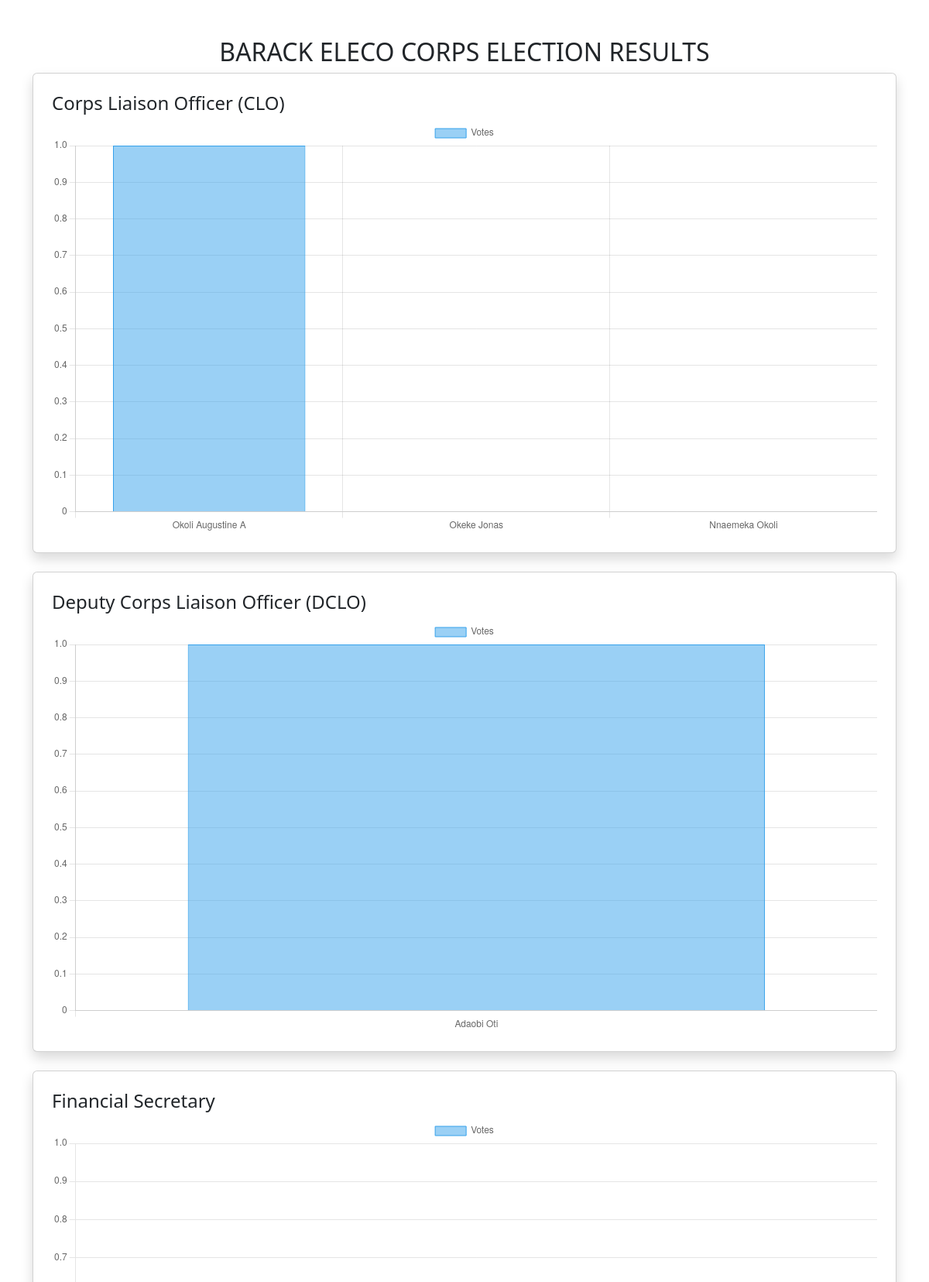
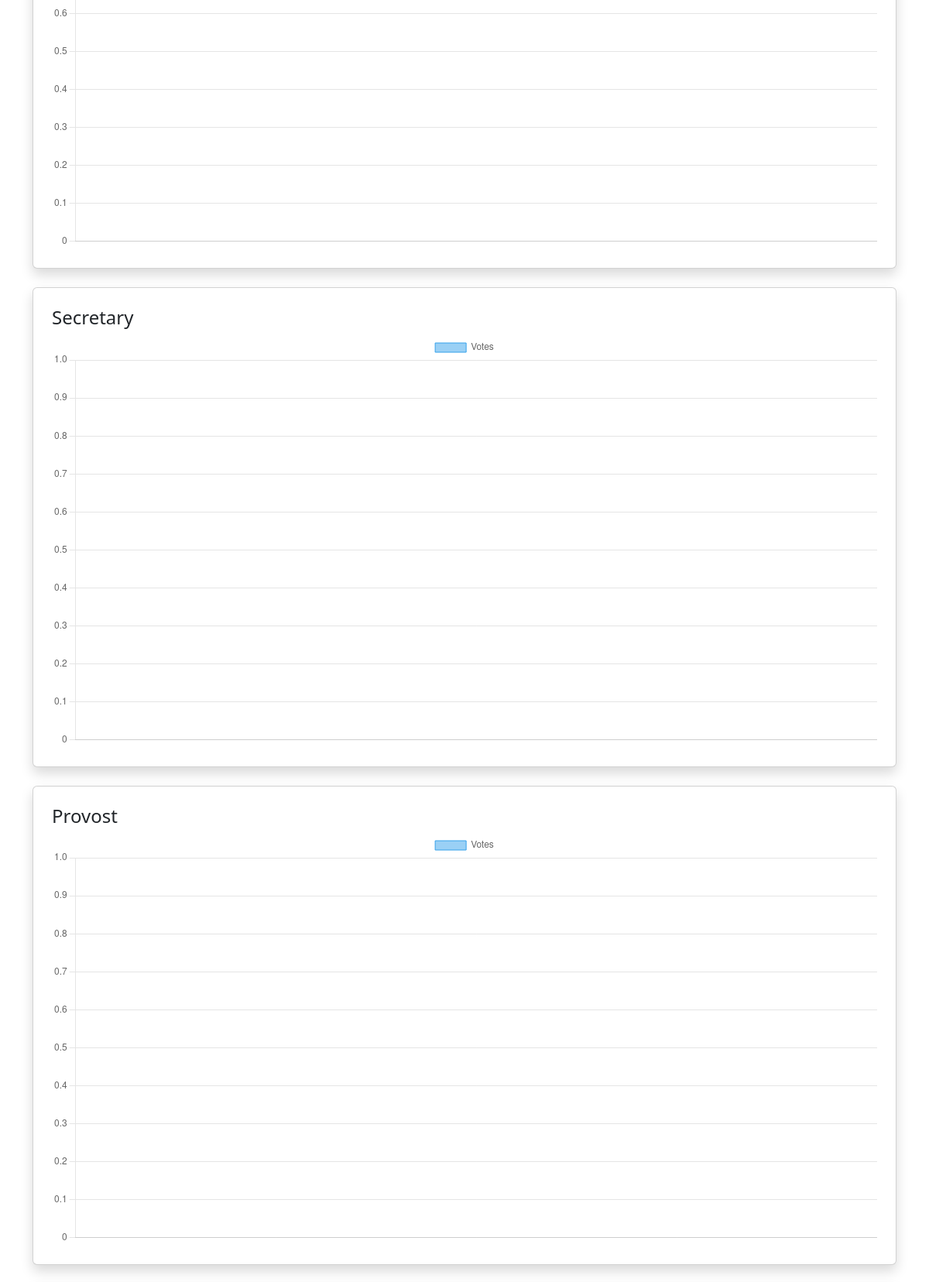
Screenshot of /results/2/ (signed in, upper part) with the database file from the repository (2 pictures, top to bottom).
### elections/models.py (models this page shows, shortened)
class Election(models.Model):
    title = models.CharField(max_length=200)
    start_time = models.DateTimeField()
    end_time = models.DateTimeField()
    is_active = models.BooleanField(default=True)

class Position(models.Model):
    title = models.CharField(max_length=100)
    election = models.ForeignKey(Election, on_delete=models.CASCADE, related_name="positions")

### elections/views.py (the view)
# urls.py: path('results/<int:election_id>/', views.results_view, name='results'),
@login_required
def results_view(request, election_id):
    election = get_object_or_404(Election, id=election_id)
    positions = Position.objects.filter(election=election)
    results = []
    for position in positions:
        candidates = Candidate.objects.filter(position=position).annotate(
            vote_count=Count('votes')
        )
        results.append({
            'position': position,
            'candidates': candidates
        })
    return render(request, 'results.html', {
        'election': election,
        'results': results
    })

### elections/templates/results.html (shortened to what this page needs)
{% extends "base.html" %}
{% block content %}
<div class="container mt-5">
    <h2 class="text-center">{{ election.title }} RESULTS</h2>
    {% for item in results %}
        <div class="card p-4 mb-4 shadow">
            <h4>{{ item.position.title }}</h4>
            <canvas id="chart{{ forloop.counter }}"></canvas>
        </div>
        <script>
            const ctx{{ forloop.counter }} = document.getElementById('chart{{ forloop.counter }}');
            new Chart(ctx{{ forloop.counter }}, {
                type: 'bar',
                data: {
                    labels: [
                        {% for c in item.candidates %}
                            "{{ c.name }}",
                        {% endfor %}
                    ],
                    datasets: [{
                        label: 'Votes',
                        data: [
                            {% for c in item.candidates %}
                                {{ c.vote_count }},
                            {% endfor %}
                        ],
                        borderWidth: 1
                    }]
                }
            });
        </script>
    {% endfor %}
</div>
{% endblock %}

### rows the page displays
Election: title "BARACK ELECO CORPS ELECTION"
Position: position "Corps Liaison Officer (CLO)"
Position: position "Deputy Corps Liaison Officer (DCLO)"
Position: position "Financial Secretary"
Position: position "Secretary"
Position: position "Provost"

### other values shown
chart data {{ c.name }} Okoli Augustine A, Okeke Jonas, Nnaemeka Okoli, Adaobi Oti
